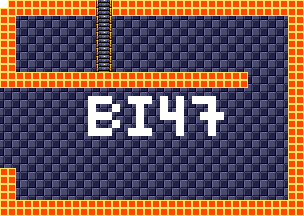

Tiled map render using the project's own tile images. Description and the map definition, with tile-layer contents summarised, below:
An orthogonal 38x27 tile map with 8x8 px tiles, 4 tile layers (background, foreground, room numbers, Objects), 15 tilesets.

<map version="1.5" tiledversion="1.7.1" orientation="orthogonal" renderorder="right-down" width="38" height="27" tilewidth="8" tileheight="8" infinite="0" nextlayerid="11" nextobjectid="1">
 <tileset firstgid="1" source="tilesheets/tsKarniMata.tsx" />
 <tileset firstgid="1025" source="tilesheets/tsVoodooWasp.tsx" />
 <tileset firstgid="2049" source="tilesheets/tsBurial.tsx" />
 <tileset firstgid="3073" source="tilesheets/tsBlueTemple.tsx" />
 <tileset firstgid="4097" source="tilesheets/tsGoddess.tsx" />
 <tileset firstgid="5121" source="tilesheets/tsKonark.tsx" />
 <tileset firstgid="6145" name="sEnemies" tilewidth="8" tileheight="8" tilecount="1024" columns="32">
  <image source="../grapx/tilesheets/sObjects.bmp" trans="ff94ff" width="256" height="256" />
 </tileset>
 <tileset firstgid="7169" source="tilesheets/tsIceTemple.tsx" />
 <tileset firstgid="8193" source="tilesheets/tsLavaArea.tsx" />
 <tileset firstgid="9217" source="tilesheets/tsBossArea.tsx" />
 <tileset firstgid="10241" source="tilesheets/tsPegu.tsx" />
 <tileset firstgid="11265" source="tilesheets/sTiwanakuTemple.tsx" />
 <tileset firstgid="12289" source="tilesheets/sIndraTemple.tsx" />
 <tileset firstgid="13313" source="tilesheets/sTeleport.tsx" />
 <tileset firstgid="14337" source="tilesheets/sObjects.tsx" />
 <layer id="2" name="background" width="38" height="27">
  <data>[1026 cells, 1026 non-empty, 2 distinct tile ids]</data>
 </layer>
 <layer id="1" name="foreground" width="38" height="27">
  <data>[1026 cells, 296 non-empty, 3 distinct tile ids]</data>
 </layer>
 <layer id="7" name="room numbers" width="38" height="27">
  <data>[1026 cells, 41 non-empty, 1 distinct tile ids]</data>
 </layer>
 <layer id="10" name="Objects" width="38" height="27">
  <data>[1026 cells, 0 non-empty, 0 distinct tile ids]</data>
 </layer>
</map>
